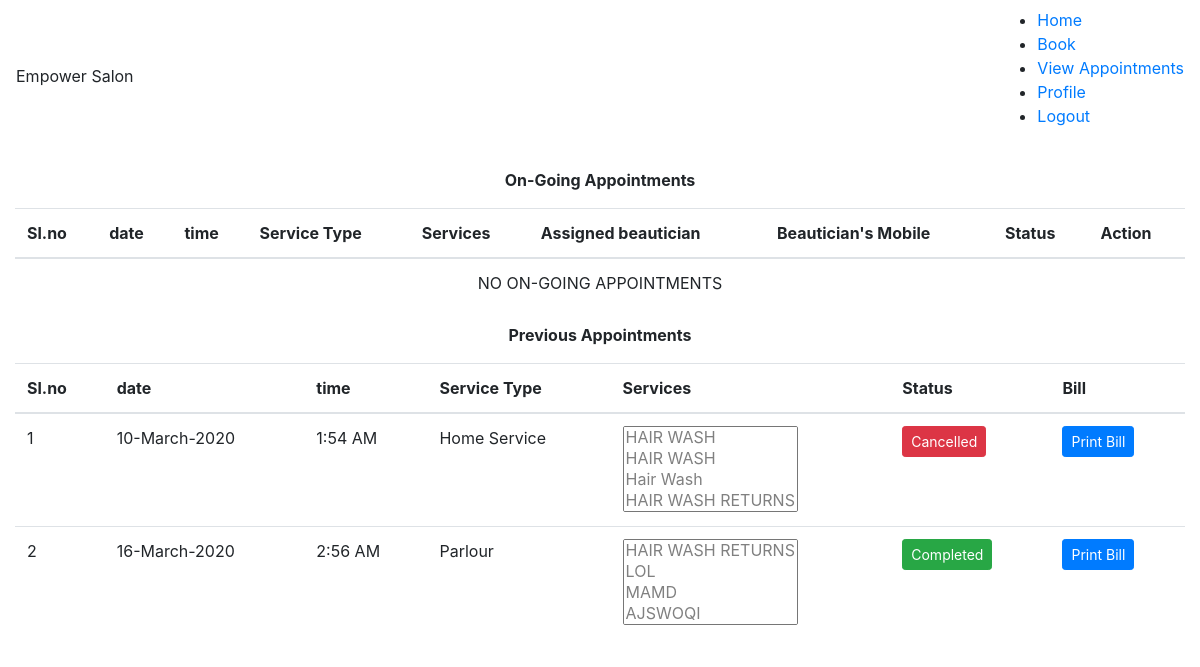
The page /view_my_appointment.php (signed in) on the database its author committed.
### tables this page shows
CREATE TABLE `appointments` (
  `id` int(11) NOT NULL,
  `cust_id` int(11) NOT NULL,
  `appointment_date` date NOT NULL,
  `appointment_time` varchar(200) NOT NULL,
  `appointment_service_type` enum('0','1') NOT NULL,
  `appointment_status` enum('0','1','2','3') NOT NULL,
  `emp_id` int(11) DEFAULT NULL,
  `created` timestamp NOT NULL DEFAULT CURRENT_TIMESTAMP
);

### view_my_appointment.php (the view, shortened to what this page needs)
<?php
	include_once('configs/db.php');
	include("navbar.php");
	$on_appointments = [];
	$sql_query = 'SELECT * FROM `appointments` WHERE (`appointment_status` = "0" OR `appointment_status` = "1") AND `cust_id` = '.$_SESSION['uid'];
	$result = mysqli_query($db_conn,$sql_query);
	if($result)
	{
		$on_appointments = mysqli_fetch_all($result);
	}
	$comp_appointments = [];
	$sql_query = 'SELECT * FROM `appointments` WHERE (`appointment_status` = "2" OR `appointment_status` = "3") AND `cust_id` = '.$_SESSION['uid'];
	$result = mysqli_query($db_conn,$sql_query);
	if($result)
	{
		$comp_appointments = mysqli_fetch_all($result);
	}
	$service_type = ['Home Service','Parlour'];
	$status = ['Waiting','Approved','Completed','Cancelled'];
	$color = ['warning', 'primary', 'success', 'danger'];
 ?>
<!DOCTYPE html>
<html lang="en">
<head>
    <link rel="stylesheet" href="https://maxcdn.bootstrapcdn.com/bootstrap/4.4.1/css/bootstrap.min.css">
	<link rel="stylesheet" href="https://cdn.jsdelivr.net/npm/bootstrap-select@1.13.9/dist/css/bootstrap-select.min.css">
</head>
<body>
	<div class="container-fluid mt-3">
		<p class="text-center font-weight-bold">On-Going Appointments</p>
		<table class="table">
			<thead>
				<tr>
					<th>Sl.no</th>
					<th>date</th>
					<th>time</th>
					<th>Service Type</th>
					<th>Services</th>
					<th>Assigned beautician</th>
					<th>Beautician's Mobile</th>
					<th>Status</th>
					<th>Action</th>
				</tr>
			</thead>
			<tbody>
			<?php if(empty($on_appointments)):?>
							<tr align="center">
							<td colspan="12"> NO ON-GOING APPOINTMENTS </td>
							</tr>
				<?php endif; ?>
			</tbody>
		</table>
	</div>
	<div class="container-fluid mt-3">
		<p class="text-center font-weight-bold">Previous Appointments</p>
		<table class="table">
			<thead>
				<tr>
					<th>Sl.no</th>
					<th>date</th>
					<th>time</th>
					<th>Service Type</th>
					<th>Services</th>
					<th>Status</th>
					<th>Bill</th>
				</tr>
			</thead>
			<tbody>
			<?php if(empty($comp_appointments)):?>
							<tr align="center">
							<td colspan="12"> NO PREVIOUS APPOINTMENTS </td>
							</tr>
			<?php else:?>
				<?php
						foreach($comp_appointments as $key=>$comp_appointment)
						{
							$sel_services = [];
							$optinons = "PROBLEM LOADING SERVICES";
							$sql_query = "SELECT `service_id` FROM `appointment_services_junc` WHERE `appointment_id` = ".$comp_appointment[0];
							$result = mysqli_query($db_conn,$sql_query);
							if($result)
							{
								$sel_services = mysqli_fetch_all($result);
							}
							if(!empty($sel_services))
							{
								foreach($sel_services as $key_1=>$sel_service)
								{
									$sql_query = "SELECT `name` FROM `services` WHERE `id` =".$sel_service[0];
									$result = mysqli_query($db_conn,$sql_query);
									if($result)
									{
										if($key_1 == 0)
										{
											$optinons = '';
										}
										$optinons.= "<option disabled>".mysqli_fetch_array($result)['name']."</option>";
									}
								}
							}
							echo '
								<tr>
									<td>'.($key+1).'</td>
									<td>'.date('d-F-Y',strtotime($comp_appointment[2])).'</td>
									<td>'.$comp_appointment[3].'</td>
									<td>'.$service_type[$comp_appointment[4]].'</td>
									<td>
										<select name="services[]" id="services" class="selectpicker" multiple title="Selected Services" data-live-search="true">'
										.$optinons.
									'</td>
									<td>
										<button class="btn btn-sm btn-'.$color[$comp_appointment[5]].'">'.$status[$comp_appointment[5]].'</button>
									</td>
									<td>
										<button class="btn btn-sm btn-primary" onclick=print_bill_alert('.$comp_appointment[0].')>Print Bill</button>
									</td>
								</tr>';
						}
						?>
				<?php endif; ?>
			</tbody>
		</table>
	</div>
</body>
</html>

### style/style.css (style rules this page uses)
body { padding: 0px; margin: 0px; }

### rows shown on the page
appointments: appointment_date "10-March-2020", appointment_time "1:54 AM", appointment_service_type "Home Service", appointment_status "Cancelled"
appointments: appointment_date "16-March-2020", appointment_time "2:56 AM", appointment_service_type "Parlour", appointment_status "Completed"
